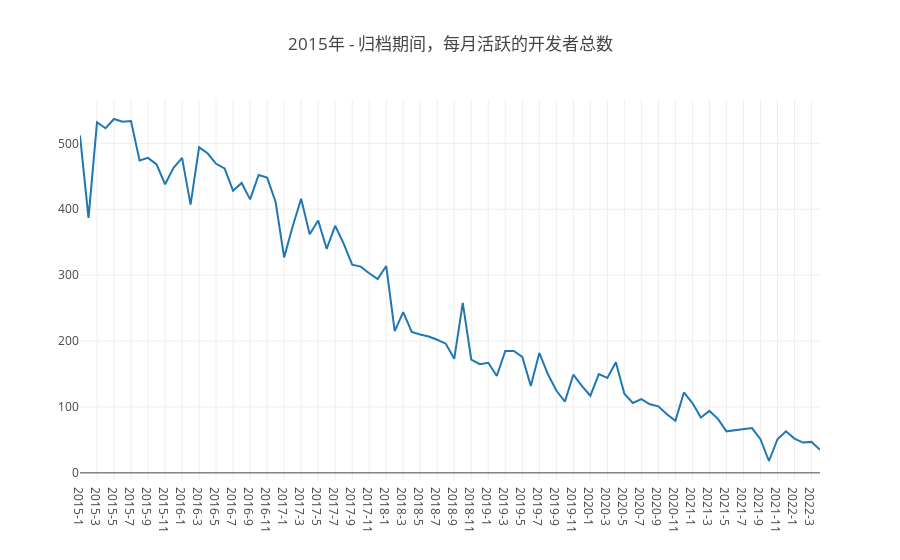

The notebook cell this image was saved under:
### Markdown cell above
## 4 每月在仓库中活跃（只要有日志产生就算）的不同开发者总数

### Code cell
Promise.all(years.map(y => {
    var q = `select count(distinct actor_id) as active_user_number,
    concat(toString(toYear(created_date)),'-',toString(toMonth(created_date))) as time
    from github_log.year${y} 
    where repo_id=${my_repo_id}
    group by toYear(created_date),toMonth(created_date)
    order by toYear(created_date),toMonth(created_date)
    `
    return openDigger.driver.clickhouse.query(q);
})).then(data => {
    var active_user_number = [], time = [], tt = [];
    data.forEach(d => {
        d.forEach(dd => {
            active_user_number.push(parseInt(dd.active_user_number));
            time.push(dd.time);
            tt.push({'时间':dd.time,'活跃的开发者总数':parseInt(dd.active_user_number)});
        });
    });
    openDigger.render.plotly(
        [{x: time, y: active_user_number, mode:"sactter"}], {
        title: '2015年 - 归档期间，每月活跃的开发者总数',
        xaxis: {type: 'category'}
    });
    console.table(tt);
});

### Figure 1 — Plotly figure (JSON) as saved in the notebook; plotly's stock layout.template omitted (floating-point values rounded to 4 significant figures)
{"data": [{"mode": "sactter", "x": ["2015-1", "2015-2", "2015-3", "2015-4", "2015-5", "2015-6", "2015-7", "2015-8", "2015-9", "2015-10", "2015-11", "2015-12", "2016-1", "2016-2", "2016-3", "2016-4", "2016-5", "2016-6", "2016-7", "2016-8", "2016-9", "2016-10", "2016-11", "2016-12", "2017-1", "2017-2", "2017-3", "2017-4", "2017-5", "2017-6", "2017-7", "2017-8", "2017-9", "2017-10", "2017-11", "2017-12", "2018-1", "2018-2", "2018-3", "2018-4", "2018-5", "2018-6", "2018-7", "2018-8", "2018-9", "2018-10", "2018-11", "2018-12", "2019-1", "2019-2", "2019-3", "2019-4", "2019-5", "2019-6", "2019-7", "2019-8", "2019-9", "2019-10", "2019-11", "2019-12", "2020-1", "2020-2", "2020-3", "2020-4", "2020-5", "2020-6", "2020-7", "2020-8", "2020-9", "2020-10", "2020-11", "2020-12", "2021-1", "2021-2", "2021-3", "2021-4", "2021-5", "2021-6", "2021-7", "2021-8", "2021-9", "2021-10", "2021-11", "2021-12", "2022-1", "2022-2", "2022-3", "2022-4"], "y": [512, 387, 532, 523, 537, 533, 534, 474, 478, 468, 438, 463, 478, 407, 494, 485, 469, 462, 428, 440, 415, 452, 448, 411, 327, 374, 416, 362, 383, 340, 375, 348, 316, 313, 303, 294, 314, 215, 244, 214, 210, 207, 202, 196, 173, 258, 172, 165, 167, 147, 185, 185, 176, 132, 182, 150, 125, 108, 149, 132, 117, 150, 144, 168, 120, 106, 112, 104, 101, 89, 79, 122, 106, 84, 94, 82, 63, 65, 67, 68, 51, 18, 51, 63, 52, 46, 47, 35]}], "layout": {"autosize": true, "title": {"text": "2015年 - 归档期间，每月活跃的开发者总数"}, "xaxis": {"autorange": true, "range": [0, 87], "type": "category"}, "yaxis": {"autorange": true, "range": [-10.83, 565.8], "type": "linear"}}}
